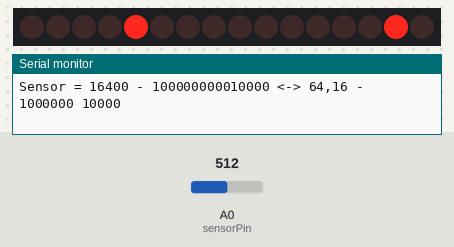
The sketch below on a simulated Arduino Uno, built with avr-gcc and run on an emulated ATmega328P. On the bench: 16 shift-register outputs drawn as a row of LEDs (first output left, lit = HIGH), the last lines printed to the serial monitor. Wiring (inferred from the names in the program): 2 × shift register (74HC595): data pin 3; shift clock pin 4; latch pin 2. Wiring (inferred from the signals the program sends): row of LEDs: on Q0, Q1, Q2, Q3, Q4, Q5, Q6, Q7, Q8, Q9, Q10, Q11, Q12, Q13, Q14, Q15. The inputs (shaded band) are chosen by the test bench; at power-on: A0 (sensorPin) = 512.

Above: at 1.8 s.
1.9 s: A0 (sensorPin) set to 716
At 2.3 s:
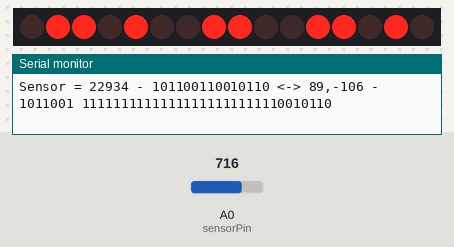
3.5 s: A0 (sensorPin) set to 900
At 4.6 s:
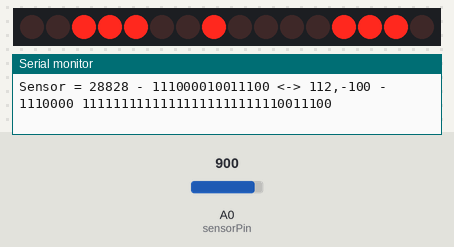
5.5 s: A0 (sensorPin) set to 1023
At 7.2 s:
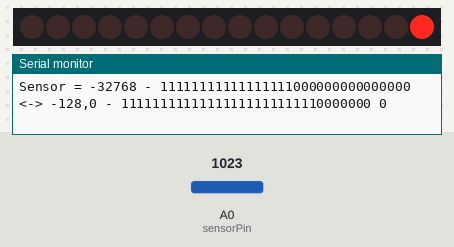
7.6 s: A0 (sensorPin) set to 511
At 8.5 s:
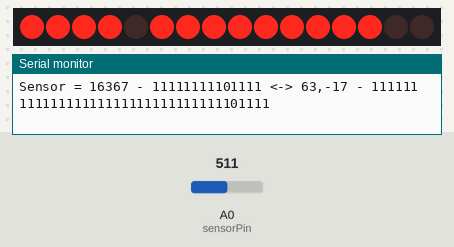
9.7 s: A0 (sensorPin) set to 306
At 10.9 s:
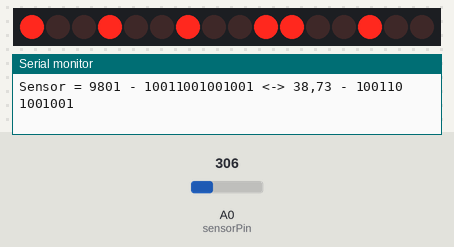
11.7 s: A0 (sensorPin) set to 122
At 12.6 s:
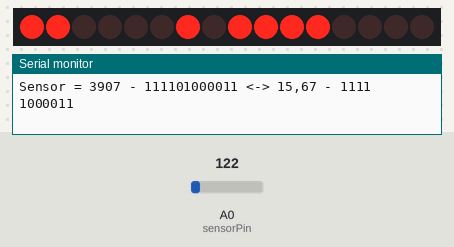
Timing chart, 0 to 14.7 s (numbered marks = the images above; inputs shaded):
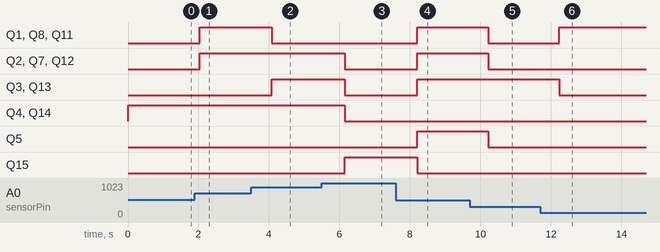

Measured:
- after the input at 1.9 s, Q1, Q2, Q7, Q8, Q11, Q12: LOW → HIGH after 0.13 s
- after the input at 3.5 s, Q1, Q8, Q11: HIGH → LOW after 0.58 s; Q3, Q13: LOW → HIGH after 0.58 s
- after the input at 5.5 s, Q2–4, Q7, Q12–14: HIGH → LOW after 0.65 s; Q15: LOW → HIGH after 0.65 s
- after the input at 7.6 s, Q1–3, Q5, Q7, Q8, Q11–13: LOW → HIGH after 0.60 s; Q15: HIGH → LOW after 0.60 s
- after the input at 9.7 s, Q1, Q2, Q5, Q7, Q8, Q11, Q12: HIGH → LOW after 0.53 s
- after the input at 11.7 s, Q1, Q8, Q11: LOW → HIGH after 0.53 s; Q3, Q13: HIGH → LOW after 0.53 s

The sketch:

_595_BIT_COUNTER_12.ino
```cpp
#include <Arduino.h>
/*Desenvolvido por Alexandre Aravecchia
  Projetista, desenvolvedor, programador
 aravecchia@gmail.com
 www.aravecchia.weebly.com
 */

int LATCH = 2;
int DATA = 3;
int CLOCK = 4;
int sensorPin = A0;

void setup()
{
  Serial.begin(9600);
  pinMode(LATCH, OUTPUT);
  pinMode(CLOCK, OUTPUT);
  pinMode(DATA, OUTPUT);
  pinMode(sensorPin, INPUT);
}

void loop()
{
  int t=1000;
  // Tempo de delay.

  int sensorValue = map(analogRead(sensorPin), 0, 1023, 0, 32768);

  int a = sensorValue>>8;
  int B = sensorValue<<8;
  int b = B>>8;

  digitalWrite(LATCH, LOW);
  // inicia a transmissao de DATA.
  shiftOut(DATA, CLOCK, MSBFIRST, a);
  shiftOut(DATA, CLOCK, MSBFIRST, b);
  digitalWrite(LATCH, HIGH);
  Serial.print("Sensor = ");
  Serial.print(sensorValue);
  Serial.print(" - ");
  Serial.print(sensorValue, BIN);
  Serial.print(" <-> ");
  Serial.print(a);
  Serial.print(",");
  Serial.print(b);
  Serial.print(" - ");
  Serial.print(a, BIN);
  Serial.print(" ");
  Serial.println(b, BIN);

  delay(t);

}
```
